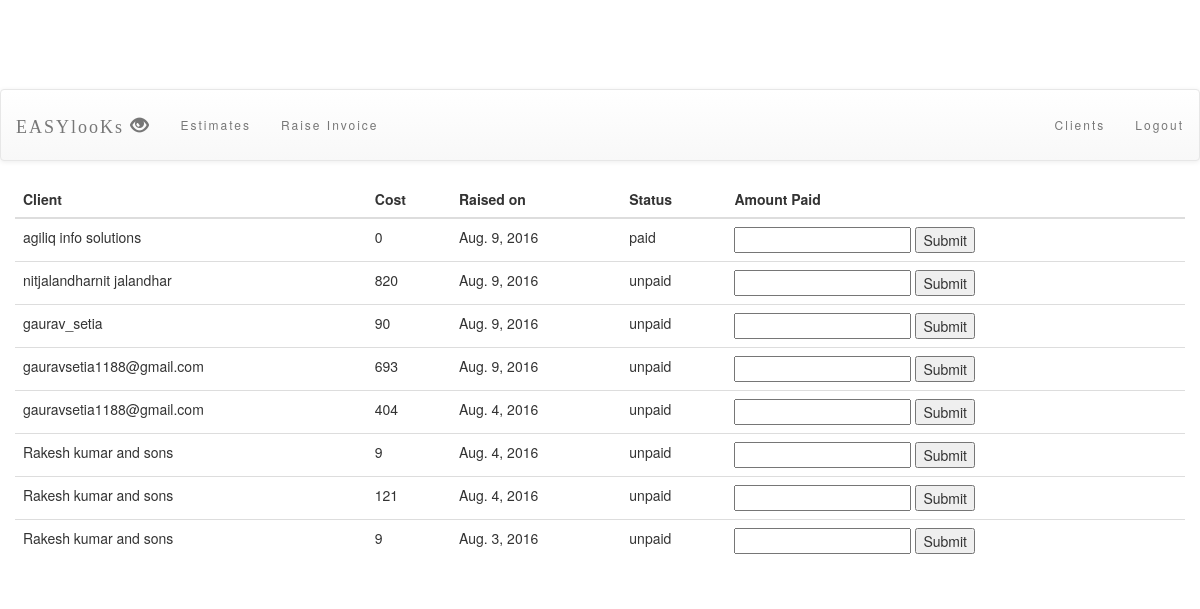
The page /invoice/myinvoices/ (signed in) on the database its author committed.
### invoiceapp/models.py (models this page shows, shortened)
class Invoice(models.Model):
    user = models.ForeignKey(User,default=1)
    client = models.ForeignKey(Client,on_delete=models.CASCADE,default="")
    raise_for = models.CharField(max_length=200)
    raised_by = models.CharField(max_length=50,default='')
    email_to = models.EmailField(default='xyz@yahoo.com')
    description_of_items = models.CharField(max_length=150)
    currency = models.CharField(max_length=10)
    cost = models.IntegerField(default=100)
    quantity = models.IntegerField(default=1)
    date_created = models.DateField(auto_now=False,auto_now_add=True)
    message =  models.TextField(max_length=500,default='Hey! Attatched along is your Invoice')

### invoiceapp/views.py (the view)
def invoices_for_me(request):
    objects = Invoice.objects.filter(email_to=request.user.email).order_by('-pk')
    return render(request,'invoiceapp/invoices_for_me.html',{'objects':objects})

### invoiceapp/templates/invoiceapp/invoices_for_me.html (shortened to what this page needs)
<!DOCTYPE html>
<html lang="en">
<head>
    {% load staticfiles %}
    <link rel="stylesheet" type="text/css" href="{% static 'invoiceapp/style.css' %}"/>
	<link rel="stylesheet" href="https://maxcdn.bootstrapcdn.com/bootstrap/3.3.6/css/bootstrap.min.css">
	<link rel="stylesheet" href="https://maxcdn.bootstrapcdn.com/bootstrap/3.3.6/css/bootstrap-theme.min.css">
</head>
<body id="body">
<div id="index_page_header">EASYlooKs<span style="font-size: medium"><sup>cloud</sup><sub>InvoiCing</sub></span></div>
  <nav class="navbar navbar-default" id="navbar">
         <div class="container-fluid">
           <div class="navbar-header">
            <a href="{% url 'invoiceapp:index' %}" class="navbar-brand">EASYlooKs <span class="glyphicon glyphicon-eye-open"></span></a>
           </div>
    <div>
        <ul class="nav navbar-nav">
            <li><a href="{% url 'invoiceapp:estimates' %}" class="active">Estimates</a></li>
            <li><a href="{% url 'invoiceapp:raiseinvoice' %}">Raise Invoice </a></li>
        </ul>
        <ul class="nav navbar-nav navbar-right">
            <li><a href="{% url 'invoiceapp:client' %}" class="active">Clients</a></li>
            <li><a href="{% url 'invoiceapp:logout' %}" class="active">Logout</a></li>
        </ul>
    </div>
         </div>
  </nav>
<div class="container-fluid">
<table class="table">
    <thead>
        <tr>
            <th>Client</th>
            <th>Cost</th>
            <th>Raised on</th>
			<th>Status</th>
			<th> Amount Paid</th>
        </tr>
    </thead>
    <tbody>
      {% for object in objects %}
          <tr>
            <td>{{ object.raised_by }}</td>
            <td>{{ object.cost }}</td>
            <td>{{ object.date_created }}</td>
			<td>
                  {% if object.cost == 0 %}
                       paid
                  {% else %}
                       unpaid
                  {% endif %}
            </td>
			<td>
              <form action = "{% url 'invoiceapp:changestatus' object.id %}" method="post">
                  <input type="text" name="amount" maxlength="15"/>
                  <input type="submit" value="Submit"/>
              </form>
          </td>
          </tr>
      {% endfor %}
    </tbody>
</table>
</body>
</html>

### invoiceapp/static/invoiceapp/style.css (style rules this page uses)
#body { background-image: url("http://i.stack.imgur.com/1Tzky.png"); background-size: cover; background-repeat: no-repeat ; }
#index_page_header { font-family: Harrington; font-size: 48px; color: white; padding-top: 10px; padding-bottom: 10px; background-image: url(" background-image: url("http://i.stack.imgur.com/1Tzky.png");"); text-align: center; }
.navbar { padding-top: 10px; padding-bottom: 10px; border: 0; border-radius: 0px; margin-bottom: 0px; font-size: 12px; letter-spacing: 2px; }
.navbar-brand { font-family:"Harrington"; font-size:xx-large; }

### rows shown on the page
Invoice: raised_by "agiliq info solutions", cost "0", date_created "Aug. 9, 2016", shows "paid"
Invoice: raised_by "nitjalandharnit jalandhar", cost "820", date_created "Aug. 9, 2016", shows "unpaid"
Invoice: raised_by "gaurav_setia", cost "90", date_created "Aug. 9, 2016", shows "unpaid"
Invoice: raised_by "gauravsetia1188@gmail.com", cost "693", date_created "Aug. 9, 2016", shows "unpaid"
Invoice: raised_by "gauravsetia1188@gmail.com", cost "404", date_created "Aug. 4, 2016", shows "unpaid"
Invoice: raised_by "Rakesh kumar and sons", cost "9", date_created "Aug. 4, 2016", shows "unpaid"
Invoice: raised_by "Rakesh kumar and sons", cost "121", date_created "Aug. 4, 2016", shows "unpaid"
Invoice: raised_by "Rakesh kumar and sons", cost "9", date_created "Aug. 3, 2016", shows "unpaid"
